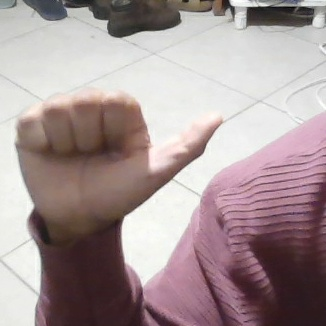
#> input picture Reconocimiento-de-lenguaje-de-se-as-con-CNN-entrenado-desde-cero-main/data/raw/A/A_0004.jpg, 326 x 326 px; its folder holds only this picture in this run
$ python preview_preprocessing.py   (older library calls are emulated)
#> lines starting #> are read from the running program, lines starting #| are printed output that depends on the picture; after the words box and inside, x2 and y2 are one past the last pixel; in counts of white or black regions, pixels touching at a corner belong together
### Reconocimiento-de-lenguaje-de-se-as-con-CNN-entrenado-desde-cero-main/sign_recognition/preprocess.py
from __future__ import annotations

from dataclasses import dataclass
from typing import Literal

import cv2
import numpy as np


ModoBordes = Literal["canny", "sobel"]


@dataclass(frozen=True)
class RangoHSV:
    """Limites HSV usados para separar piel del fondo."""

    inferior: tuple[int, int, int] = (0, 25, 45)
    superior: tuple[int, int, int] = (25, 255, 255)

    @property
    def lower(self) -> tuple[int, int, int]:
        return self.inferior

    @property
    def upper(self) -> tuple[int, int, int]:
        return self.superior


@dataclass(frozen=True)
class ConfiguracionPreprocesamiento:
    """Parametros compartidos por captura, entrenamiento e interfaz."""

    tamano_imagen: int = 64
    rango_hsv: RangoHSV = RangoHSV()
    modo_bordes: ModoBordes = "canny"
    area_minima: int = 1200

    @property
    def image_size(self) -> int:
        return self.tamano_imagen

    @property
    def hsv_range(self) -> RangoHSV:
        return self.rango_hsv

    @property
    def edge_mode(self) -> ModoBordes:
        return self.modo_bordes

    @property
    def min_area(self) -> int:
        return self.area_minima


# [6 lines left out: function limites_roi_central, not called in this run]


def recortar_roi_central(imagen_bgr: np.ndarray, escala: float = 0.68) -> np.ndarray:
    x0, y0, x1, y1 = limites_roi_central(imagen_bgr, escala)
    return imagen_bgr[y0:y1, x0:x1]


# [15 lines left out: function dibujar_roi_central, not called in this run]


def crear_mascara_piel(imagen_bgr: np.ndarray, rango_hsv: RangoHSV = RangoHSV()) -> np.ndarray:
    """Convierte a HSV y deja en blanco los pixeles compatibles con piel."""
    hsv = cv2.cvtColor(imagen_bgr, cv2.COLOR_BGR2HSV)
    inferior = np.array(rango_hsv.inferior, dtype=np.uint8)
    superior = np.array(rango_hsv.superior, dtype=np.uint8)
    mascara = cv2.inRange(hsv, inferior, superior)

    # Limpieza morfologica: quita puntos pequenos y rellena huecos de la mano.
    nucleo = cv2.getStructuringElement(cv2.MORPH_ELLIPSE, (5, 5))
    mascara = cv2.morphologyEx(mascara, cv2.MORPH_OPEN, nucleo, iterations=1)
    mascara = cv2.morphologyEx(mascara, cv2.MORPH_CLOSE, nucleo, iterations=2)
    mascara = cv2.GaussianBlur(mascara, (5, 5), 0)
    _, mascara = cv2.threshold(mascara, 0, 255, cv2.THRESH_BINARY + cv2.THRESH_OTSU)
    return mascara


def extraer_roi_mano(
    imagen_bgr: np.ndarray,
    mascara: np.ndarray,
    area_minima: int = 1200,
) -> tuple[np.ndarray, np.ndarray] | None:
    """Busca el contorno mas grande y devuelve el recorte de mano y mascara."""
    contornos, _ = cv2.findContours(mascara, cv2.RETR_EXTERNAL, cv2.CHAIN_APPROX_SIMPLE)
    if not contornos:
        return None

    contorno = max(contornos, key=cv2.contourArea)
    if cv2.contourArea(contorno) < area_minima:
        return None

    x, y, ancho, alto = cv2.boundingRect(contorno)
    margen = int(max(ancho, alto) * 0.12)
    y0 = max(0, y - margen)
    y1 = min(imagen_bgr.shape[0], y + alto + margen)
    x0 = max(0, x - margen)
    x1 = min(imagen_bgr.shape[1], x + ancho + margen)
    return imagen_bgr[y0:y1, x0:x1], mascara[y0:y1, x0:x1]


def detectar_bordes(mascara: np.ndarray, modo: ModoBordes = "canny") -> np.ndarray:
    """Obtiene la forma interna/externa de la mano desde la mascara."""
    if modo == "sobel":
        sx = cv2.Sobel(mascara, cv2.CV_64F, 1, 0, ksize=3)
        sy = cv2.Sobel(mascara, cv2.CV_64F, 0, 1, ksize=3)
        return cv2.convertScaleAbs(cv2.magnitude(sx, sy))

    suavizada = cv2.GaussianBlur(mascara, (5, 5), 0)
    return cv2.Canny(suavizada, 60, 160)


def redimensionar_cuadrado(imagen: np.ndarray, tamano: int = 64) -> np.ndarray:
    """Centra cualquier recorte en un lienzo cuadrado antes de redimensionar."""
    alto, ancho = imagen.shape[:2]
    lado = max(alto, ancho)
    if imagen.ndim == 2:
        lienzo = np.zeros((lado, lado), dtype=imagen.dtype)
    else:
        lienzo = np.zeros((lado, lado, imagen.shape[2]), dtype=imagen.dtype)
    y = (lado - alto) // 2
    x = (lado - ancho) // 2
    lienzo[y : y + alto, x : x + ancho] = imagen
    return cv2.resize(lienzo, (tamano, tamano), interpolation=cv2.INTER_AREA)


# [35 lines left out: functions preprocesar_imagen, dibujar_caja_mano, not called in this run]


# Alias para mantener compatibilidad con nombres anteriores.
HSVRange = RangoHSV
PreprocessConfig = ConfiguracionPreprocesamiento
center_roi_bounds = limites_roi_central
center_roi = recortar_roi_central
draw_center_roi = dibujar_roi_central
skin_mask_bgr = crear_mascara_piel
largest_hand_roi = extraer_roi_mano
hand_edges = detectar_bordes
square_resize = redimensionar_cuadrado
preprocess_bgr = preprocesar_imagen
draw_hand_box = dibujar_caja_mano

### Reconocimiento-de-lenguaje-de-se-as-con-CNN-entrenado-desde-cero-main/sign_recognition/dataset.py
from __future__ import annotations

import random
import re
from pathlib import Path

import numpy as np


EXTENSIONES_IMAGEN = {".jpg", ".jpeg", ".png", ".bmp", ".webp"}


def iterar_imagenes(directorio_datos: Path):
    """Recorre `data/raw` y entrega pares (etiqueta, ruta_imagen)."""
    for carpeta_clase in sorted(p for p in directorio_datos.iterdir() if p.is_dir()):
        for ruta_imagen in sorted(carpeta_clase.rglob("*")):
            if ruta_imagen.suffix.lower() in EXTENSIONES_IMAGEN:
                yield carpeta_clase.name, ruta_imagen


# [67 lines left out: functions identificar_grupo_captura, dividir_indices_por_grupo, not called in this run]


# Alias temporal por compatibilidad con scripts viejos que aun pudieran importarlo.
iter_images = iterar_imagenes

### Reconocimiento-de-lenguaje-de-se-as-con-CNN-entrenado-desde-cero-main/scripts/preview_preprocessing.py
from __future__ import annotations

import argparse
import sys
from pathlib import Path

import cv2
import numpy as np

sys.path.insert(0, str(Path(__file__).resolve().parents[1]))

from sign_recognition.dataset import iterar_imagenes
from sign_recognition.preprocess import (
    ConfiguracionPreprocesamiento,
    crear_mascara_piel,
    detectar_bordes,
    extraer_roi_mano,
    redimensionar_cuadrado,
)


def crear_panel(titulo: str, imagen_bgr: np.ndarray, ancho: int = 280, alto: int = 280) -> np.ndarray:
    if imagen_bgr.ndim == 2:
        imagen_bgr = cv2.cvtColor(imagen_bgr, cv2.COLOR_GRAY2BGR)

    panel = np.full((alto + 36, ancho, 3), 248, dtype=np.uint8)
    panel[36:, :] = cv2.resize(imagen_bgr, (ancho, alto), interpolation=cv2.INTER_AREA)
    cv2.putText(panel, titulo, (10, 24), cv2.FONT_HERSHEY_SIMPLEX, 0.62, (33, 37, 41), 2, cv2.LINE_AA)
    return panel


def previsualizar_imagen(imagen_bgr: np.ndarray, config: ConfiguracionPreprocesamiento) -> tuple[np.ndarray, bool]:
    mascara = crear_mascara_piel(imagen_bgr, config.rango_hsv)
    roi = extraer_roi_mano(imagen_bgr, mascara, config.area_minima)

    panel_original = crear_panel("Original", imagen_bgr)
    panel_mascara = crear_panel("Mascara HSV", mascara)

    if roi is None:
        vacio = np.full((316, 280, 3), 248, dtype=np.uint8)
        cv2.putText(vacio, "Omitida", (82, 150), cv2.FONT_HERSHEY_SIMPLEX, 0.9, (73, 80, 87), 2, cv2.LINE_AA)
        cv2.putText(vacio, "sin mano/area baja", (32, 188), cv2.FONT_HERSHEY_SIMPLEX, 0.58, (108, 117, 125), 2, cv2.LINE_AA)
        return np.hstack([panel_original, panel_mascara, vacio, vacio.copy()]), False

    imagen_roi, mascara_roi = roi
    bordes = detectar_bordes(mascara_roi, config.modo_bordes)
    panel_roi = crear_panel("ROI detectado", imagen_roi)
    panel_bordes = crear_panel("Bordes", bordes)

    mascara_64 = redimensionar_cuadrado(mascara_roi, config.tamano_imagen)
    bordes_64 = redimensionar_cuadrado(bordes, config.tamano_imagen)
    entrada = np.hstack(
        [
            cv2.resize(mascara_64, (140, 140), interpolation=cv2.INTER_NEAREST),
            cv2.resize(bordes_64, (140, 140), interpolation=cv2.INTER_NEAREST),
        ]
    )
    panel_entrada = crear_panel("Entrada CNN", entrada)
    return np.hstack([panel_original, panel_mascara, panel_roi, panel_bordes, panel_entrada]), True


def main() -> None:
    parser = argparse.ArgumentParser(description="Exporta previsualizaciones del preprocesamiento por clase.")
    parser.add_argument("--data", type=Path, default=Path("data/raw"))
    parser.add_argument("--out", type=Path, default=Path("models/previews"))
    parser.add_argument("--per-class", type=int, default=12)
    parser.add_argument("--edge-mode", choices=["canny", "sobel"], default="canny")
    args = parser.parse_args()

    args.out.mkdir(parents=True, exist_ok=True)
    config = ConfiguracionPreprocesamiento(modo_bordes=args.edge_mode)
    conteos: dict[str, int] = {}
    aceptadas: dict[str, int] = {}

    for etiqueta, ruta_imagen in iterar_imagenes(args.data):
        conteos.setdefault(etiqueta, 0)
        aceptadas.setdefault(etiqueta, 0)
        if conteos[etiqueta] >= args.per_class:
            continue

        imagen = cv2.imread(str(ruta_imagen))
#> imagen is the input picture: shape (326, 326, 3); mean B, G, R 152.1, 151.2, 167.3
        if imagen is None:
            continue

        panel, aceptada = previsualizar_imagen(imagen, config)
#> in crear_mascara_piel, `hsv = cv2.cvtColor(imagen_bgr, cv2.COLOR_BGR2HSV)`: hsv: shape (326, 326, 3); mean H, S, V 71.4, 43.6, 167.7
#> in crear_mascara_piel, `mascara = cv2.inRange(hsv, inferior, superior)`: mascara: shape (326, 326); 21% white; 62 white regions (45 under 20 px), largest, box (x1, y1, x2, y2) and area: (16, 89, 224, 254) 18305, (100, 0, 227, 30) 2145, (247, 9, 310, 26) 566
#> in crear_mascara_piel, `mascara = cv2.morphologyEx(mascara, cv2.MORPH_OPEN, nucleo, iterations..`: mascara: shape (326, 326); 20.2% white; 19 white regions (2 under 20 px), largest, box (x1, y1, x2, y2) and area: (16, 89, 224, 254) 18125, (108, 0, 226, 30) 1999, (248, 11, 295, 26) 381
#> in crear_mascara_piel, `mascara = cv2.morphologyEx(mascara, cv2.MORPH_CLOSE, nucleo, iteration..`: mascara: shape (326, 326); 20.6% white; 13 white regions (2 under 20 px), largest, box (x1, y1, x2, y2) and area: (16, 89, 224, 254) 18304, (100, 0, 226, 30) 2168, (248, 11, 304, 26) 474
#> in crear_mascara_piel, `_, mascara = cv2.threshold(mascara, 0, 255, cv2.THRESH_BINARY + cv2.TH..`:
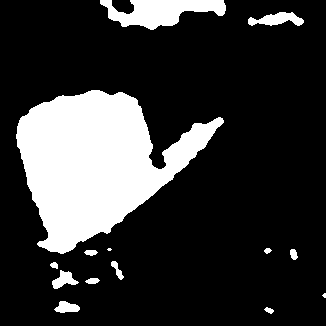
#> mascara: shape (326, 326); 20.6% white; 14 white regions (2 under 20 px)
#> in extraer_roi_mano, `contornos, _ = cv2.findContours(mascara, cv2.RETR_EXTERNAL, cv2.CHAIN_..`: contornos = 14 contours, 2 with area under 20; largest, box (x1, y1, x2, y2) and area: (16, 90, 224, 254) 18000, (100, 0, 226, 30) 2026, (248, 12, 304, 26) 413, (52, 270, 79, 289) 226, (54, 301, 80, 313) 180
#> in extraer_roi_mano, `contorno = max(contornos, key=cv2.contourArea)`: contorno = contour of 349 points, box (x1, y1, x2, y2) (16, 90, 224, 254), area 18000
#> in extraer_roi_mano, `x, y, ancho, alto = cv2.boundingRect(contorno)`: x = 16; y = 90; ancho = 208; alto = 164
#> in extraer_roi_mano, `margen = int(max(ancho, alto) * 0.12)`: margen = 24
#> in extraer_roi_mano, `y0 = max(0, y - margen)`: y0 = 66
#> in extraer_roi_mano, `y1 = min(imagen_bgr.shape[0], y + alto + margen)`: y1 = 278
#> in extraer_roi_mano, `x0 = max(0, x - margen)`: x0 = 0
#> in extraer_roi_mano, `x1 = min(imagen_bgr.shape[1], x + ancho + margen)`: x1 = 248
#> in crear_panel, `cv2.putText(panel, titulo, (10, 24), cv2.FONT_HERSHEY_SIMPLEX, 0.62, (..`: panel: shape (316, 280, 3); mean B, G, R 161.4, 160.6, 174.9
#> in crear_panel (call 2), `imagen_bgr = cv2.cvtColor(imagen_bgr, cv2.COLOR_GRAY2BGR)`: imagen_bgr: shape (326, 326, 3); 20.6% white; 14 white regions (2 under 20 px), largest, box (x1, y1, x2, y2) and area: (16, 90, 224, 254) 18312, (100, 0, 226, 30) 2177, (248, 12, 304, 26) 472
#> in crear_panel (call 2), `cv2.putText(panel, titulo, (10, 24), cv2.FONT_HERSHEY_SIMPLEX, 0.62, (..`: panel: shape (316, 280, 3); mean B, G, R 72.1, 72.2, 72.2
#> in previsualizar_imagen, `imagen_roi, mascara_roi = roi`:
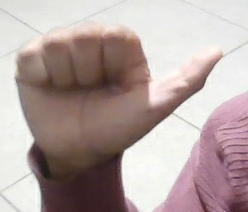
#> imagen_roi: shape (212, 248, 3); mean of channels 0, 1, 2 162.1, 164.4, 180.7; drawn as B, G, R
#> in previsualizar_imagen, `imagen_roi, mascara_roi = roi`: mascara_roi: shape (212, 248); 35.4% white; 6 white regions (1 under 20 px), largest, box (x1, y1, x2, y2) and area: (16, 24, 224, 188) 18312, (111, 195, 124, 212) 94, (59, 204, 72, 212) 79, (84, 184, 98, 190) 61, (50, 196, 58, 203) 40
#> in detectar_bordes, `suavizada = cv2.GaussianBlur(mascara, (5, 5), 0)`:
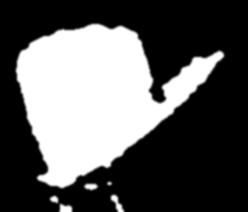
#> suavizada: shape (212, 248); min 0, max 255, mean 90.2
#> in detectar_bordes, `return cv2.Canny(suavizada, 60, 160)`: returned value: shape (212, 248); 1.8% white in thin lines or dots, all inside (x1, y1, x2, y2) = (16, 23, 224, 212)
#> call 3 of crear_panel, with titulo = 'ROI detectado', ancho = 280, alto = 280
#> in crear_panel (call 3), `cv2.putText(panel, titulo, (10, 24), cv2.FONT_HERSHEY_SIMPLEX, 0.62, (..`:
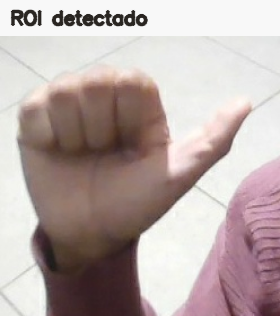
#> panel: shape (316, 280, 3); mean of channels 0, 1, 2 168.8, 171, 185.4; drawn as B, G, R
#> in crear_panel (call 4), `cv2.putText(panel, titulo, (10, 24), cv2.FONT_HERSHEY_SIMPLEX, 0.62, (..`: panel: shape (316, 280, 3); mean B, G, R 30.8, 30.8, 30.8
#> in redimensionar_cuadrado, `lienzo[y : y + alto, x : x + ancho] = imagen`: lienzo: shape (248, 248); 30.2% white; 6 white regions (1 under 20 px), largest, box (x1, y1, x2, y2) and area: (16, 42, 224, 206) 18312, (111, 213, 124, 230) 94, (59, 222, 72, 230) 79, (84, 202, 98, 208) 61, (50, 214, 58, 221) 40
#> in redimensionar_cuadrado (call 2), `lienzo[y : y + alto, x : x + ancho] = imagen`: lienzo: shape (248, 248); 1.5% white in thin lines or dots, all inside (x1, y1, x2, y2) = (16, 41, 224, 230)
#> in previsualizar_imagen, `entrada = np.hstack( [ cv2.resize(mascara_64, (140, 140), interpolatio..`:
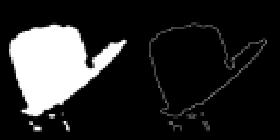
#> entrada: shape (140, 280); min 0, max 255, mean 40.4
#> in crear_panel (call 5), `cv2.putText(panel, titulo, (10, 24), cv2.FONT_HERSHEY_SIMPLEX, 0.62, (..`:
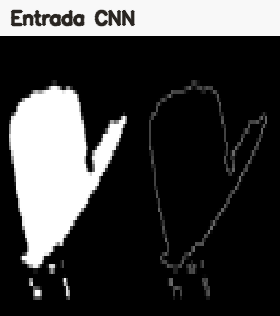
#> panel: shape (316, 280, 3); mean B, G, R 61.5, 61.5, 61.5
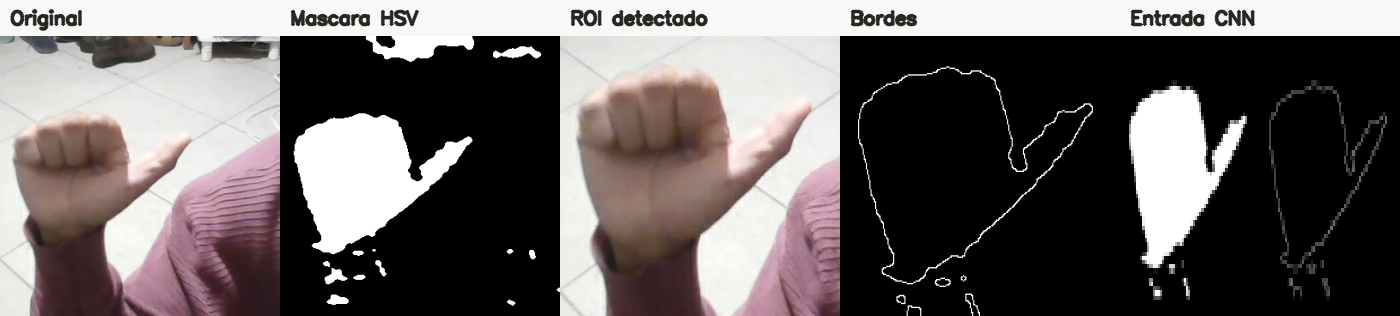
#> panel: shape (316, 1400, 3); mean B, G, R 98.9, 99.2, 105
#> aceptada = True
        estado = "usada" if aceptada else "omitida"
#> estado = 'usada'
        carpeta_salida = args.out / etiqueta
        carpeta_salida.mkdir(parents=True, exist_ok=True)
        ruta_salida = carpeta_salida / f"{conteos[etiqueta] + 1:03d}_{estado}_{ruta_imagen.stem}.jpg"
        cv2.imwrite(str(ruta_salida), panel)
        conteos[etiqueta] += 1
        aceptadas[etiqueta] += int(aceptada)
#> pass 2 of the loop in main, `for etiqueta, ruta_imagen in iterar_imagenes(args.data):`:
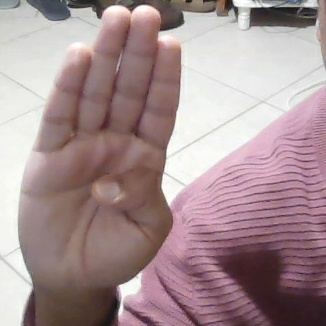
#> input picture Reconocimiento-de-lenguaje-de-se-as-con-CNN-entrenado-desde-cero-main/data/raw/B/B_0003.jpg, 326 x 326 px
#> in main, imagen is the input picture: shape (326, 326, 3); mean B, G, R 147.6, 145.1, 167.1
#> hsv: shape (326, 326, 3); mean H, S, V 77.8, 47.5, 167.5
#> in crear_mascara_piel (call 2), `_, mascara = cv2.threshold(mascara, 0, 255, cv2.THRESH_BINARY + cv2.TH..`:
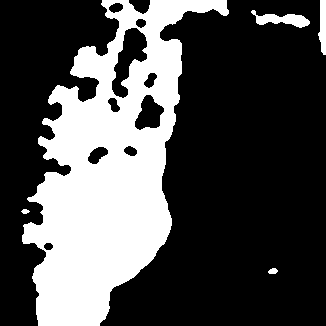
#> mascara: shape (326, 326); 30.4% white; 5 white regions
#> contornos = 5 contours; box (x1, y1, x2, y2) and area: (22, 0, 229, 326) 33416, (251, 10, 310, 28) 442, (318, 0, 326, 55) 264, (268, 268, 278, 274) 35, (21, 209, 30, 214) 22
#> imagen_bgr: shape (326, 326, 3); 30.4% white; 5 white regions, box (x1, y1, x2, y2) and area: (22, 0, 229, 326) 31440, (251, 10, 310, 28) 507, (318, 0, 326, 55) 323, (268, 268, 278, 274) 46, (21, 209, 30, 214) 31
#> imagen_roi: shape (326, 268, 3)
#> mascara_roi: shape (326, 268); 36.2% white; 3 white regions, box (x1, y1, x2, y2) and area: (22, 0, 229, 326) 31440, (251, 10, 268, 25) 129, (21, 209, 30, 214) 31
#> suavizada: shape (326, 268)
#> in crear_panel (call 8), `cv2.putText(panel, titulo, (10, 24), cv2.FONT_HERSHEY_SIMPLEX, 0.62, (..`:
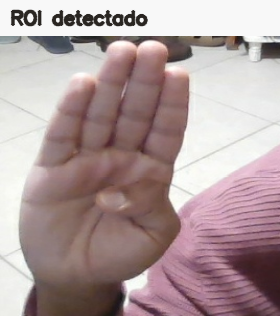
#> panel: shape (316, 280, 3); mean of channels 0, 1, 2 157.3, 156.5, 175.4; drawn as B, G, R

    print(f"Previews guardados en: {args.out}")
    print("Clase | Previews | Aceptadas | Omitidas")
    for etiqueta in sorted(conteos):
        omitidas = conteos[etiqueta] - aceptadas[etiqueta]
        print(f"{etiqueta:>5} | {conteos[etiqueta]:>8} | {aceptadas[etiqueta]:>9} | {omitidas:>8}")
#> this loop made 2 passes
#> omitidas on passes 1 to 2: 0, 0
#|     A |        1 |         1 |        0
#|     B |        1 |         1 |        0


if __name__ == "__main__":
    main()
